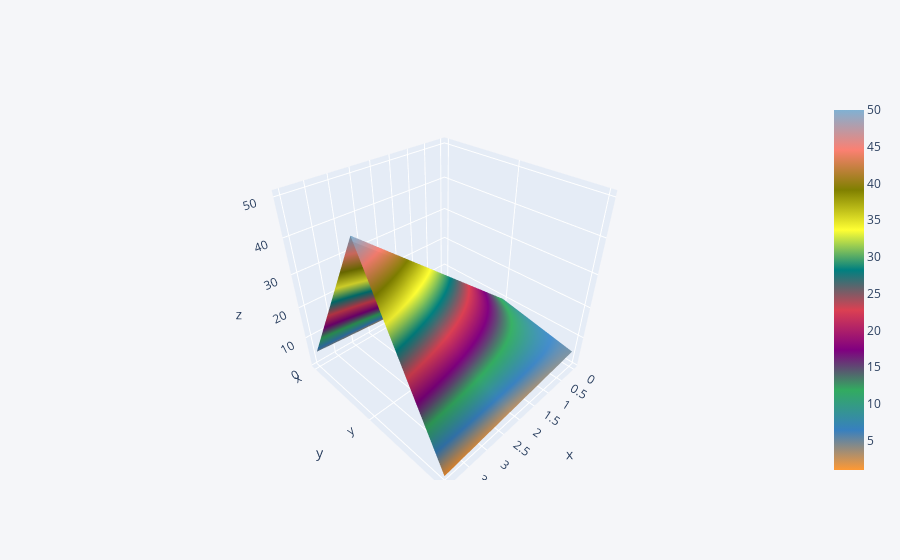

This figure's notebook cell:
### Code cell
#to make 3d graph
df3.iplot(kind='surface',color='rdylbu')

### Figure 1 — Plotly figure (JSON) as saved in the notebook; plotly's stock layout.template omitted (floating-point values rounded to 4 significant figures)
{"data": [{"colorscale": [[0, "rgb(255, 153, 51)"], [0.1111, "rgb(55, 128, 191)"], [0.2222, "rgb(50, 171, 96)"], [0.3333, "rgb(128, 0, 128)"], [0.4444, "rgb(219, 64, 82)"], [0.5556, "rgb(0, 128, 128)"], [0.6667, "rgb(255, 255, 51)"], [0.7778, "rgb(128, 128, 0)"], [0.8889, "rgb(251, 128, 114)"], [1, "rgb(128, 177, 211)"]], "type": "surface", "x": [0, 1, 2, 3, 4], "y": ["x", "y", "z"], "z": [[1, 2, 3, 4, 5], [10, 20, 30, 40, 50], [5, 4, 3, 2, 1]]}], "layout": {"legend": {"bgcolor": "#F5F6F9", "font": {"color": "#4D5663"}}, "paper_bgcolor": "#F5F6F9", "plot_bgcolor": "#F5F6F9", "title": {"font": {"color": "#4D5663"}}, "xaxis": {"gridcolor": "#E1E5ED", "showgrid": true, "tickfont": {"color": "#4D5663"}, "title": {"font": {"color": "#4D5663"}, "text": ""}, "zerolinecolor": "#E1E5ED"}, "yaxis": {"gridcolor": "#E1E5ED", "showgrid": true, "tickfont": {"color": "#4D5663"}, "title": {"font": {"color": "#4D5663"}, "text": ""}, "zerolinecolor": "#E1E5ED"}}}
